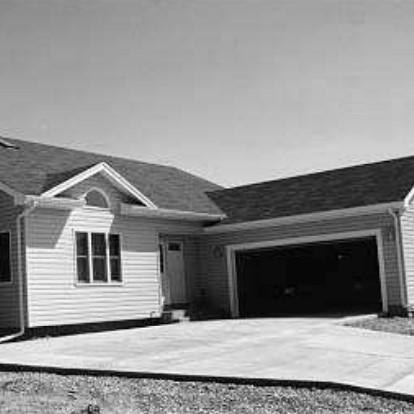
#> input picture images/imagem_homo.jpg, 414 x 414 px, found by its file name
$ python filtro_homomorfico.py
#> lines starting #> are read from the running program, lines starting #| are printed output that depends on the picture
import numpy as np
from numpy.fft import fft2, fftshift
from PIL import Image
import matplotlib.pyplot as plt

def filtro_homomorfico(imagem, alpha=0.7, beta=1.3, cutoff=32):
    """
    Aplica um filtro homomórfico a uma imagem.

    Args:
        imagem (numpy.ndarray): A imagem de entrada.
        alpha (float): Parâmetro de ganho do filtro homomórfico.
        beta (float): Parâmetro de nitidez do filtro homomórfico.
        cutoff (int): Frequência de corte do filtro homomórfico.

    Returns:
        numpy.ndarray: A imagem filtrada pelo filtro homomórfico.

    Notes:
        Esta função aplica um filtro homomórfico à imagem de entrada. O filtro é aplicado
        no domínio da frequência para realçar as informações de baixa e alta frequência
        da imagem. Os parâmetros alpha, beta e cutoff controlam o comportamento do filtro.
    """
#> called with alpha = 0.7, beta = 1.3, cutoff = 32
    imagem = imagem.astype(np.float32)
#> imagem: shape (414, 414) float32

    log_imagem = np.log1p(imagem)
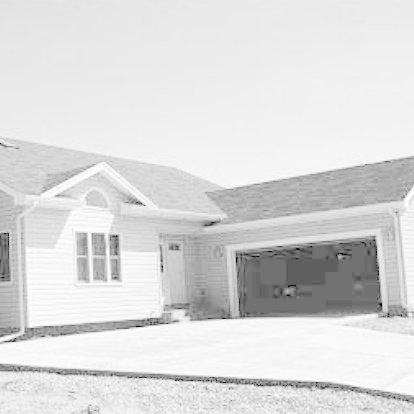
#> log_imagem: shape (414, 414) float32; min 0, max 5.55, mean 4.76; drawn with min black and max white

    espectro = fft2(log_imagem)
    espectro = fftshift(espectro)

    linhas, colunas = imagem.shape
#> linhas = 414; colunas = 414
    centro_x, centro_y = linhas // 2, colunas // 2
#> centro_x = 207; centro_y = 207
    x = np.arange(colunas) - centro_x
#> x = 414 values from -207 to 206
    y = np.arange(linhas) - centro_y
#> y = 414 values from -207 to 206
    X, Y = np.meshgrid(x, y)
    D = np.sqrt(X ** 2 + Y ** 2)
    H = (1 - np.exp(-beta * (D ** 2 / (cutoff ** 2)))) * alpha + 1

    espectro_filtrado = espectro * H
    espectro_filtrado = np.fft.ifftshift(espectro_filtrado)
    log_imagem_filtrado = np.fft.ifft2(espectro_filtrado)
    imagem_filtrada = np.exp(np.real(log_imagem_filtrado))
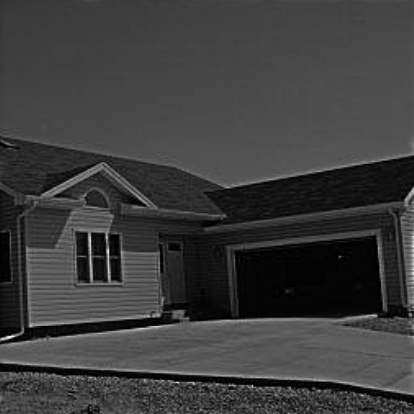
#> imagem_filtrada: shape (414, 414) float64; min 0.0366, max 623.8, mean 150.3; drawn with min black and max white
    imagem_filtrada = (imagem_filtrada - np.min(imagem_filtrada)) / (np.max(imagem_filtrada) - np.min(imagem_filtrada)) * 255

    return imagem_filtrada.astype(np.uint8)

if __name__ == "__main__":
    imagem = Image.open("images/imagem_homo.jpg").convert("L")
    imagem_array = np.array(imagem)

    imagem_filtrada = filtro_homomorfico(imagem_array)

    plt.figure(figsize=(10, 5))
    plt.subplot(1, 2, 1)
    plt.title("Imagem Original")
    plt.imshow(imagem, cmap='gray')
    plt.axis('off')
    plt.subplot(1, 2, 2)
    plt.title("Imagem Filtrada")
    plt.imshow(imagem_filtrada, cmap='gray')
    plt.axis('off')
    plt.show()
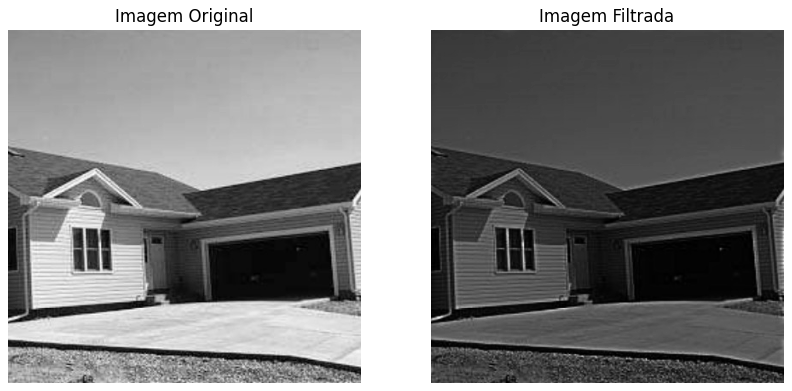
#> figure drawn by matplotlib, 2 panels

$ run again, with images/imagem_ruido.jpg copied over images/imagem_homo.jpg
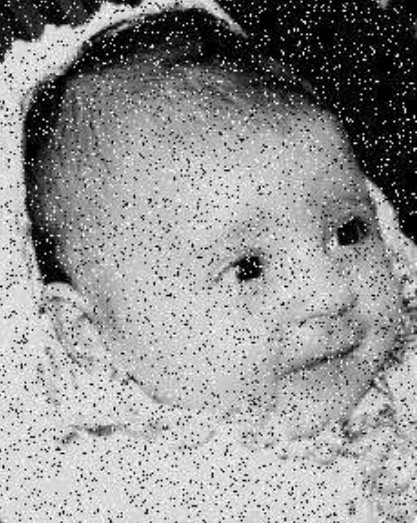
#> input picture images/imagem_ruido.jpg, 417 x 523 px, found by its file name
#> in filtro_homomorfico, `imagem_filtrada = np.exp(np.real(log_imagem_filtrado))`:
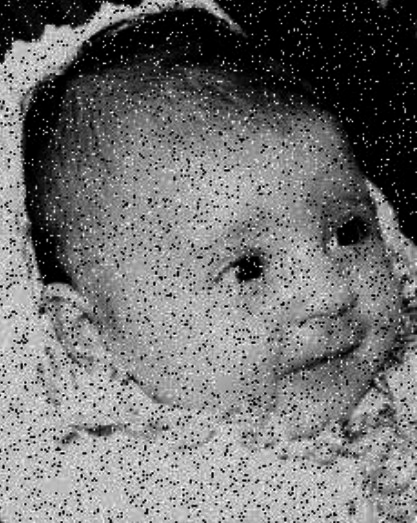
#> imagem_filtrada: shape (523, 417) float64; min 0.777, max 12686.9, mean 5722.5; drawn with min black and max white
#> `plt.show()`:
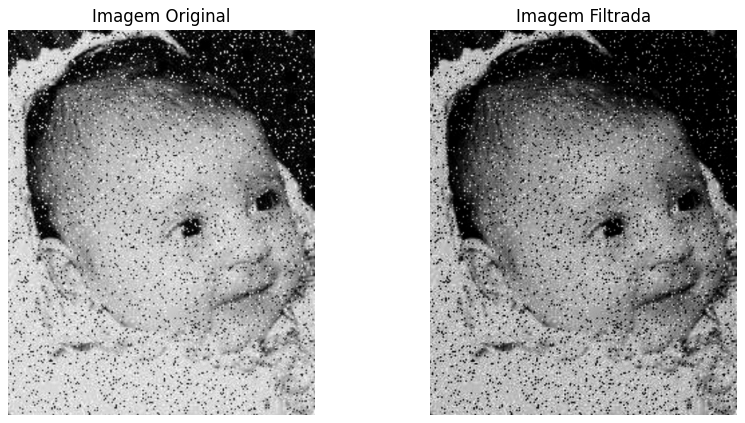
#> figure drawn by matplotlib, 2 panels

$ run again, with images/imagem_teste_filtros2.jpg copied over images/imagem_homo.jpg
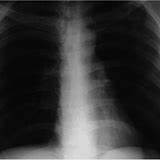
#> input picture images/imagem_teste_filtros2.jpg, 160 x 160 px, found by its file name
#> in filtro_homomorfico, `log_imagem = np.log1p(imagem)`:
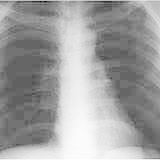
#> log_imagem: shape (160, 160) float32; min 0, max 5.45, mean 3.43; drawn with min black and max white
#> `plt.show()`:
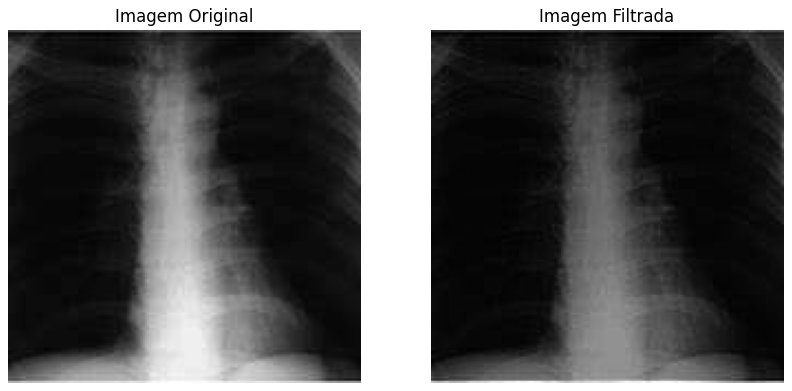
#> figure drawn by matplotlib, 2 panels
